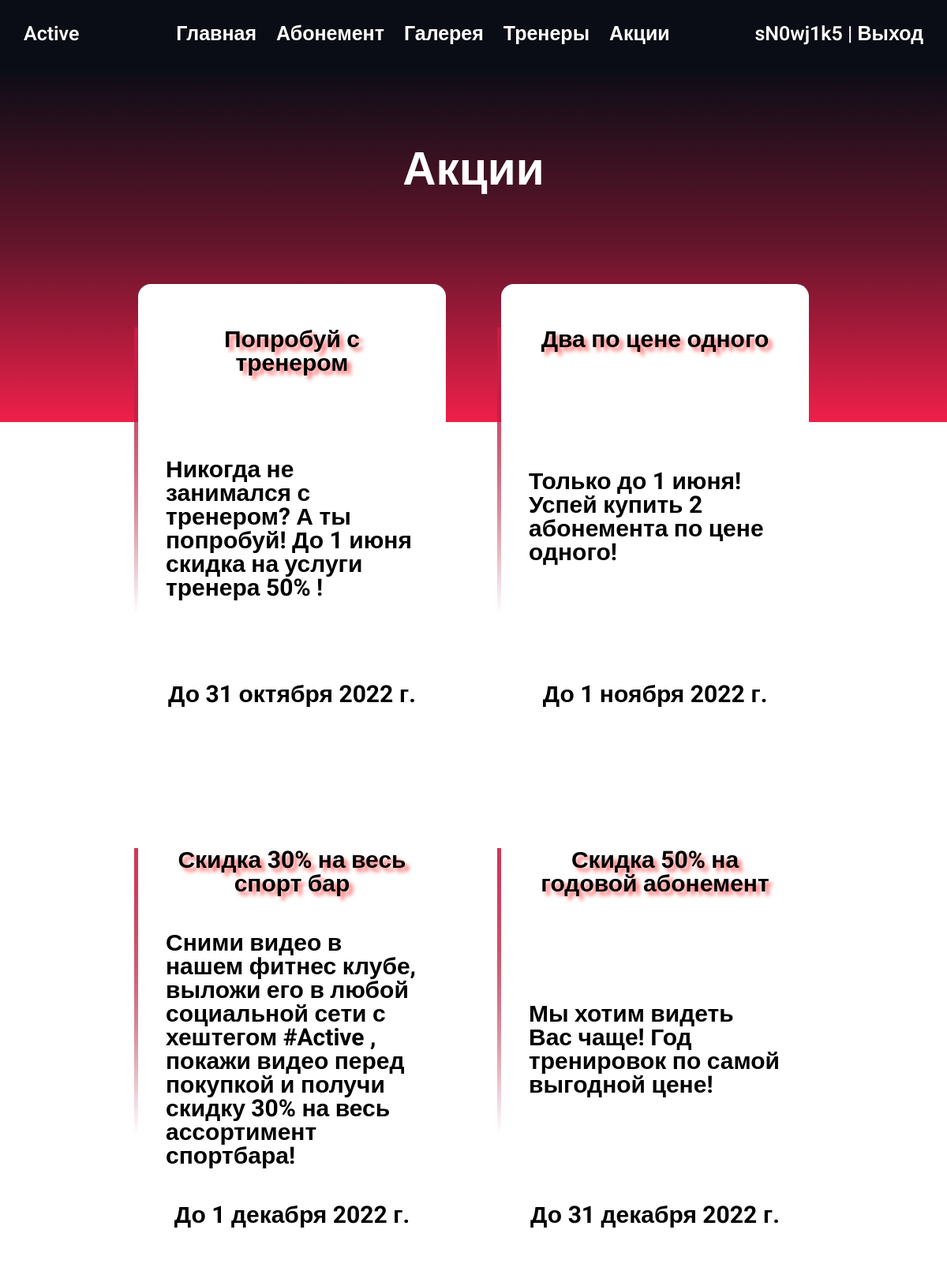
The page /stock/ (signed in) on the database its author committed.
### Gym_at_the_Moscow/models.py (models this page shows, shortened)
class Stock(models.Model):
    name = models.CharField("Название", max_length=100)
    about_stock = models.TextField("Описание", max_length=2200, blank=True)
    slug = models.SlugField(max_length=100, unique=True, db_index=True, verbose_name="URL")
    date_ac = models.DateField(default=None, null=True, blank=True, verbose_name='Срок окончания акции')
    class Meta:
        verbose_name = "Акция"
        verbose_name_plural = "Акции"

### Gym_at_the_Moscow/views.py (the view)
# urls.py: path('stock/', views.stock_func, name='stock-name'),
def stock_func(request):
    stock = Stock.objects.order_by('date_ac')
    return render(request, 'Gym_at_the_Moscow/stock_page.html', {'stock': stock})

### Gym_at_the_Moscow/templates/Gym_at_the_Moscow/stock_page.html (shortened to what this page needs)
{% extends 'base.html' %}
{% load static %}
{% block css_additional %}
<link rel="stylesheet" href="{% static 'Gym_at_the_Moscow/css/all.min.css' %}">
<link rel="stylesheet" href="{% static 'Gym_at_the_Moscow/css/style.css'%}">
{% endblock %}
{% block content %}
        {% include 'includes/navbar.html' %}
        <div class="abonement_header">
            <div class="text_header">
                <h3>Акции</h3>
            </div>
            <div class="all_block_sale">
                {% for s in stock%}
                <div class="card_box_sale">
                        <span></span>
                    <h4>{{ s.name }}</h4>
                    <h5>{{ s.about_stock }}</h5>
                    <h5>До {{ s.date_ac }}</h5>
                </div>
                {% endfor %}
            </div>
        </div>
{% endblock %}

### Gym_at_the_Moscow/templates/includes/navbar.html (shortened to what this page needs)
<header>
  <div class="flex_item logo">
            Active
  </div>
  <div class="flex_item bars_menu" >
    <div class="flex_item menu">
      <ul>
        <li><a href="{% url 'home' %}"> Главная</a></li>
        <li><a href="{% url 'abon-name' %}"> Абонемент</a></li>
        <li><a href="{% url 'hall-name' %}"> Галерея</a></li>
        <li><a href="{% url 'trainer-name' %}"> Тренеры</a></li>
        <li><a href="{% url 'stock-name' %}"> Акции</a></li>
      </ul>
    </div>
    <div class="flex_item login">
      {% if request.user.is_authenticated %}
      <p>{{ user.username }} | <a href="{% url 'logout' %}">Выход</a></p>
      {% else %}
      <p><a href="{% url 'register' %}">Регистрация</a> | <a href="{% url 'login' %}">Войти</a></p>
      {% endif %}
    </div>
  </div>
</header>

### static/css/base.css (style rules this page uses)
* { margin: 0; padding: 0; border: none; box-sizing: border-box; }
body { font-family: 'Roboto', sans-serif; font-size: 20px; line-height: 1; background-color: #fff; font-weight: 600; overflow-x: hidden; }

### Gym_at_the_Moscow/static/Gym_at_the_Moscow/css/style.css (style rules this page uses)
li { list-style-type: none; }
ul { padding-left: 0; }
a { text-decoration: none; color: #fff; position: relative; }
header { display: flex; font-size: 25px; justify-content: space-between; color:#fff; padding: 30px; background: rgb(10, 13, 22); }
.flex_item { flex: 1; }
.menu { display: flex; flex-grow: 2; justify-content: end; }
.menu ul { display: flex; gap: 1em; }
.login { text-align: end; }
.bars_menu { display: flex; flex-grow: 5; gap: 7px; }
.abonement_header { display: flex; justify-items: center; align-items: flex-start; width: 100%; max-height: 450px; color: #fff; padding: 5em 0 0 0; background: linear-gradient(to bottom, rgb(10, 13, 22), rgb(100, 21, 43), rgb(239, 32, 74)); }
.text_header { width: 100%; text-align: center; font-size: 50px; position: absolute; }
.card_box h4, h5 { position: relative; font-size: 30px; z-index: 2; color: #000; font-weight: bold; }
.all_block_sale { display: flex; flex: 1; flex-wrap: wrap; gap: 2em; max-width: 100%; height: 100%; margin-top: 8em; justify-content: center; align-items: center; }
.card_box_sale { position: relative; display: flex; flex-direction: column; gap: 2em; max-width: 400px; height: 600px; border-radius: 20px; justify-content: space-between; align-items: center; overflow: hidden; margin: 10px; padding: 3em 2em 3em 2em; }
.card_box_sale::after { content: ""; position: absolute; width: 500px; height: 500px; background-image: conic-gradient(transparent, transparent, transparent, rgb(239, 32, 74)); animation: animateBox 4s -2s linear infinite; }
.card_box_sale::before { content: ""; position: absolute; width: 500px; height: 500px; background-image: conic-gradient(transparent, transparent, transparent, rgb(100, 21, 43)); animation: animateBox 4s linear infinite; }
.card_box_sale span { position: absolute; inset: 5px; border-radius: 16px; background: #fff; z-index: 1; }
.card_box_sale h4, h5 { position: relative; font-size: 30px; z-index: 2; color: #000; font-weight: bold; }
.card_box_sale h4 { text-align: center; text-shadow: 5px 5px 5px rgb(255, 110, 110); }

### rows shown on the page
Stock: name "Попробуй с тренером", about_stock "Никогда не занимался с тренером? А ты попробуй! До 1 июня скидка на услуги тренера 50% !", date_ac "31 октября 2022 г."
Stock: name "Два по цене одного", about_stock "Только до 1 июня! Успей купить 2 абонемента по цене одного!", date_ac "1 ноября 2022 г."
Stock: name "Скидка 30% на весь спорт бар", about_stock "Сними видео в нашем фитнес клубе, выложи его в любой социальной сети с хештегом #Active , покажи видео перед покупкой и получи скидку 30% на весь ассортимент спортбара!", date_ac "1 декабря 2022 г."
Stock: name "Скидка 50% на годовой абонемент", about_stock "Мы хотим видеть Вас чаще! Год тренировок по самой выгодной цене!", date_ac "31 декабря 2022 г."

### other values the page prints
{{ user.username }} "sN0wj1k5"
